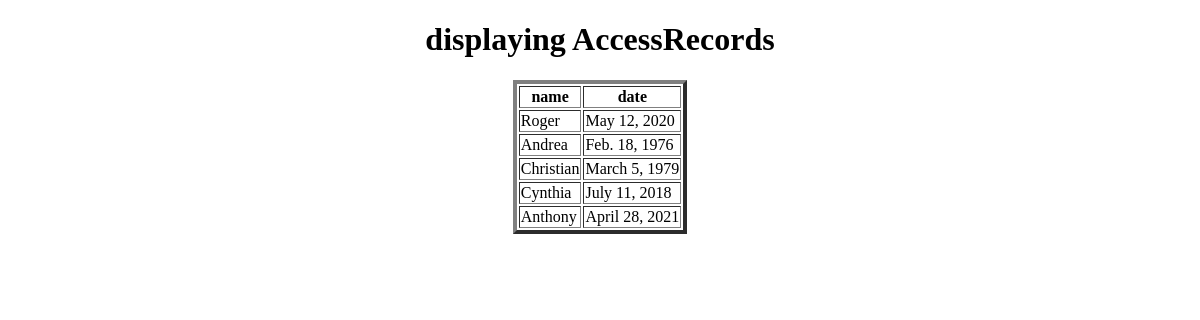
The app's page /display_access/, older data.
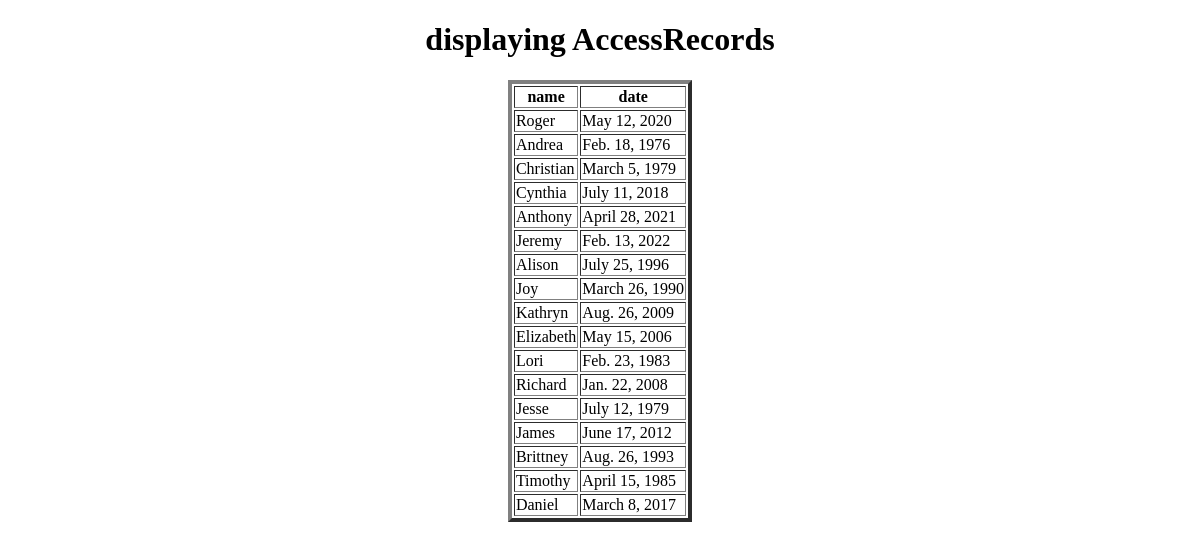
The same page, newer data.
### app/models.py (models this page shows)
class AccessRecords(models.Model):
    name=models.ForeignKey(Webpage,on_delete=models.CASCADE)
    date=models.DateField()

class Webpage(models.Model):
    topic_name=models.ForeignKey(Topic,on_delete=models.CASCADE)
    name=models.CharField(max_length=100)
    url=models.URLField()
    def __str__ (self):
        return self.name

### app/views.py (the view)
# urls.py: path('display_access/',display_access,name='display_access'),
def display_access(request):
    access=AccessRecords.objects.all()
    access=AccessRecords.objects.filter(date__day__gte='03')
    d={'ac':access}
    return render(request,'display_access.html',d)

### templates/display_access.html (shortened to what this page needs)
<!DOCTYPE html>
<html lang="en">
<head>
</head>
<body>
    <center>
        <h1>displaying AccessRecords</h1>
        <table border="4*">
            <tr><th>name</th>
            <th>date</th></tr>
            {% for i in ac %}
            <tr>
                <td>{{i.name}}</td>
                <td>{{i.date}}</td>
            </tr>
            {% endfor %}
        </table>
    </center>
</body>
</html>

Row changes from the older to the newer data that the page shows:
added AccessRecords: name "Jeremy", date "Feb. 13, 2022"
added AccessRecords: name "Alison", date "July 25, 1996"
added AccessRecords: name "Joy", date "March 26, 1990"
added AccessRecords: name "Kathryn", date "Aug. 26, 2009"
added AccessRecords: name "Elizabeth", date "May 15, 2006"
added AccessRecords: name "Lori", date "Feb. 23, 1983"
added AccessRecords: name "Richard", date "Jan. 22, 2008"
added AccessRecords: name "Jesse", date "July 12, 1979"
added AccessRecords: name "James", date "June 17, 2012"
added AccessRecords: name "Brittney", date "Aug. 26, 1993"
added AccessRecords: name "Timothy", date "April 15, 1985"
added AccessRecords: name "Daniel", date "March 8, 2017"
